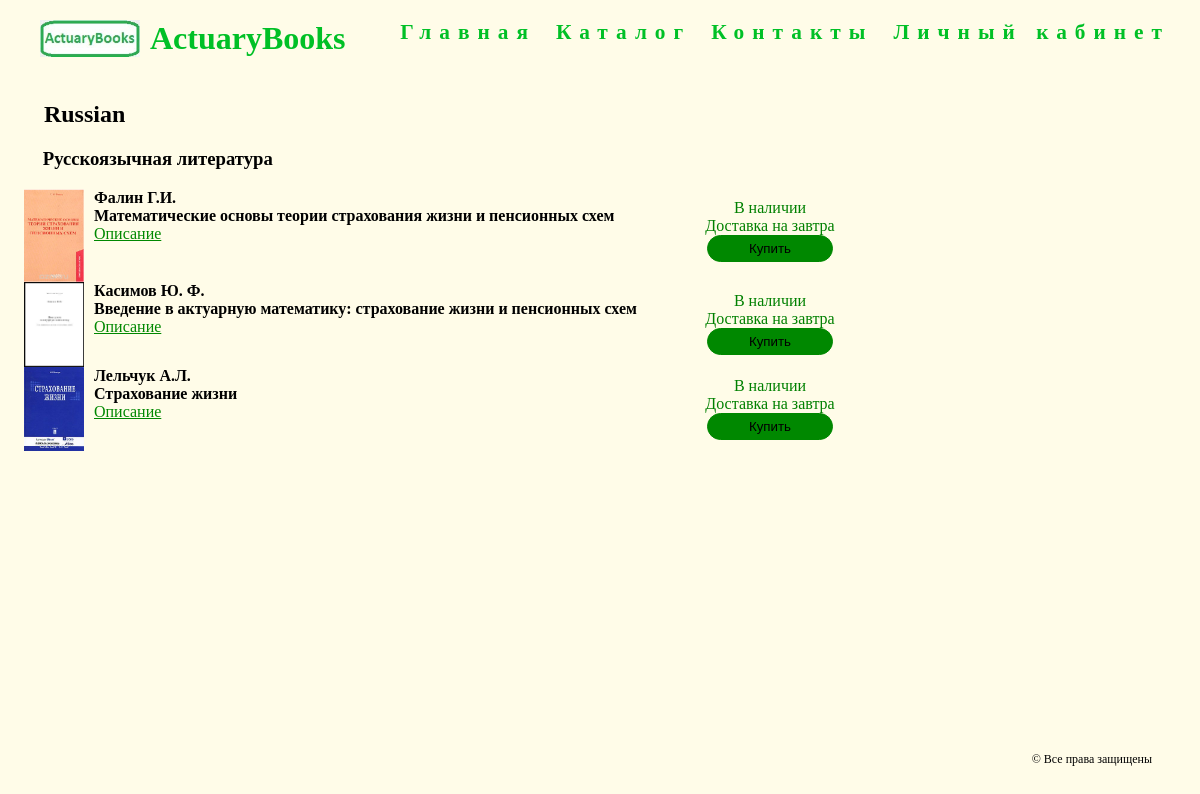
The app's page /categories/1/, older data.
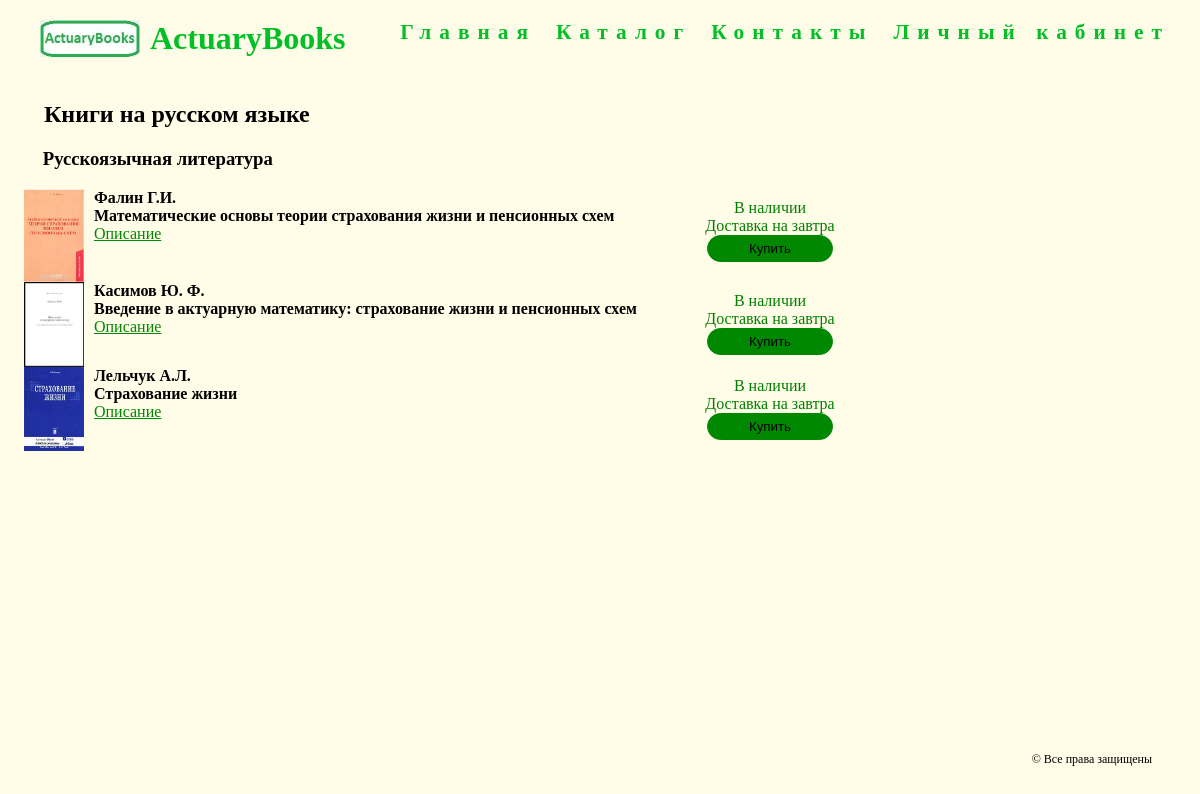
The same page, newer data.
### products/models.py (models this page shows, shortened)
class Category(DateTimeManager, models.Model):
    sname = models.CharField(max_length=250)
    sdescription = models.TextField(null = True, blank = True)
    def __str__(self):
        return self.sname

class Book(DateTimeManager, models.Model):
    sname = models.CharField(max_length=250)
    sauthor = models.CharField(max_length=250)
    category = models.ForeignKey(Category, on_delete = models.CASCADE, default = get_default_category)
    image = models.ForeignKey('images.image',  on_delete = models.PROTECT, null = True, blank = True)
    nprice = models.DecimalField(max_digits=8, decimal_places=2)
    ncnt = models.DecimalField(max_digits=6, decimal_places=0)
    sshortdescr = models.TextField(null = True, blank = True)
    sfulldescr = models.TextField(null = True, blank = True)
    sagerestrict = models.CharField(max_length=3)
    sisbn =  models.CharField(max_length=30)
    npagecnt = models.DecimalField(max_digits=6, decimal_places=0)

### products/views/categories.py (the view)
class CategoryDetailView(DetailView):
    model = Category
    template_name = 'categories/detail.html'
    def get_context_data(self, **kwargs):
        obj = kwargs.get('object')
        books = obj.book_set.all()
        return {
            'object': obj,
            'books': books
        }

### images/models.py (called while the page is built)
    @property
    def url(self):
        return self.value.url

### products/templates/categories/detail.html (shortened to what this page needs)
{% extends 'master.html' %}
{%  load static %}
{% block page_styles %}
<link rel="stylesheet" href="{% static 'main/style.css' %}">
{% endblock %}
{% block page_content %}
    {% if object %}
        <h2 class="object__name">
            {{ object.sname }}
        </h2>
        <h3 class="object__description">
            {{ object.sdescription }}
        </h3>
        {% for itm in books %}
        {% include 'components/catalog_book.html' with sname=itm.sname sauthor=itm.sauthor url=itm.image.url cost=itm.cost id=itm.id %}
        {% endfor %}
    {% else %}
        Category does not exists
    {% endif %}
{% endblock %}

### server/templates/master.html (shortened to what this page needs)
{% load static %}
<!DOCTYPE html>
<html lang="ru">
    <head>
        {% block page_styles %}{% endblock %}
    </head>
    <body>
        <div class="container">
            <header>
                <img class="logo" src="{% static 'main/img/logo.jpg' %}" alt="logo" title="logo">
                <h1>ActuaryBooks</h1>
                <ul class="menu">
                    <li><a href="{%  url 'main:index' %}">Главная</a></li>
                    <li><a href="{%  url 'products:index' %}">Каталог</a></li>
                    <li><a href="{%  url 'main:contacts' %}">Контакты</a></li>
                    <li><a href="{%  url 'accounts:login' %}">Личный кабинет</a></li>
                </ul>
            </header>
            <div class="content">
                <section>
                    {%  block page_content %}{%  endblock %}
                </section>
               <div class="clr"></div>
            </div>
        </div>
        <footer>
            <div class="clcopyright"> &copy; Все права защищены</div>
        </footer>
    </body>
</html>

### server/templates/components/catalog_book.html (shortened to what this page needs)
    <a href="{% url 'products:book' pk=id %}"><img class="imgcatalog" src="{{ url }}" alt="{{ sauthor }}"></a>
   <div class="catalogBook">
       <h4>{{ sauthor }}
           <br>
           {{ sname }}
       </h4>
       <a href="{% url 'products:book' pk=id %}">Описание</a>
   </div>
   <div class="catalogbuy">
       В наличии
       <br>
       Доставка на завтра
       <br>
       <input type="button" value="Купить">
   </div>

### main/static/main/style.css (style rules this page uses)
html, body { background-color: #fffce8 ; height: 100%; width: 100%; }
header { min-height: 15%; padding: 20px; }
.container { min-height: 99%; min-width: 100%; }
.content { margin: 2% 2% 0% 2%; }
.clr { clear: both; height: 60px; }
footer { margin-top: -50px; width: 100%; height: 50px; }
.clcopyright { font-size: 12px; text-align: right; width: 96%; padding: 10px 0 0 0; }
.logo { width: 100px; float:left; margin: 0 10px 0 20px; }
h1 { color: #00c026; float:left; }
h2 { font-size: 1.5em; margin: 0.83em; font-weight: bold; }
h3 { display: block; font-size: 1.17em; margin: 1em; font-weight: bold; }
.imgcatalog { width: 60px; float:left; margin: 0px 10px 0px 0px; border: 0px; }
.menu { float: right; }
.menu li { list-style-type: none; font-family: "Сomic Sans MS", Cursive; font-size: 16pt; font-weight: bold; letter-spacing: 8px; float:left; list-style-type: none; }
.menu li a { color: #00c026; text-decoration: none; padding: 0px 10px; }
.catalogBook { float:left; width: 50%; }
.catalogBook a { color: #008800; }
.catalogbuy { display: table-cell; width: 180px; height: 50px; padding: 10px 10px; color: green; text-align: center; }
.catalogbuy input[type="button"] { background-color: #008800; width: 70%; height: 50%; border: 1px solid #008800; border-radius: 20px; }
input[type="button"] { background-color: #00c026; height: 30px; width: 22%; border-radius: 30px; border: 0px; }

Row changes from the older to the newer data that the page shows:
changed Category "Русскоязычная литература": sname "Russian" → "Книги на русском языке"
